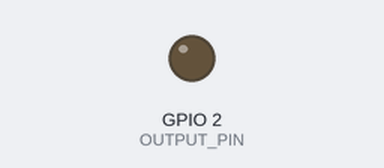
A sketch run on a simulated ESP8266 (NodeMCU). Shown: output pins drawn as LEDs (lit = HIGH). WiFi joins after 1.5 s; servers stay silent unless stated; what the sketch prints to the serial monitor is not drawn.

Above: at 1.6 s.
At 49.1 s:
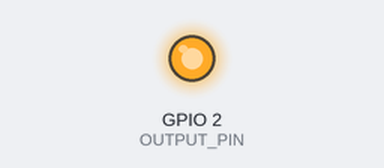
Timing chart, 0 to 99.6 s (numbered marks = the images above):
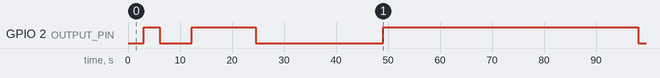

Measured:
- by itself, GPIO 2 (OUTPUT_PIN): goes HIGH 3.1 s, LOW 6.1 s, HIGH 12.3 s, LOW 24.5 s, HIGH 49.0 s, then LOW

The sketch:

ESPr_UDPUART_PPM.ino
```cpp
// Wi-Fi または UART を利用して ESPWROOM にプロポ信号を送信し
// ESPWROOM から　FUTABA T10J にトレーナーコード経由でPPMを送るためのプログラム
// arduino の設定は
// http://trac.switch-science.com/wiki/esp_dev_arduino_ide
// CPU Frequency を 160 MHzにしないとFCにPPMを送れない．
// Arduino IDEの環境設定のほうもCPU Frequency を 160 MHz
// PPM は　Down pulse
#include <Arduino.h>
#include <ESP8266WiFi.h> //https://github.com/esp8266/Arduino
#include <WiFiUDP.h>
#define CPU_FRE 160 // CPUクロック周波数 [MHz]
#include <math.h>
uint8_t i;
unsigned int droneNumber = 252; //機体番号を入力
#define SIGNAL_TIMEOUT 200000 //[us] Matlabと通信が切断されてから信号がリセットされるまでの時間

/////////////////// WiFi関係 ////////////////////
// ESPrのIPアドレスの設定
// const char *ssid = "ACSLexperimentWiFi";
// const char *password = "wifi-acsl-mse";
const char *ssid = "aterm-b3cabe-g";
const char *password = "1ddd2634b2f3e";
IPAddress myIP(192, 168, 1, droneNumber); // 機体により下番号変更

IPAddress gateway(192, 168, 1, 1); // PCが接続されているネットワークのゲートウェイのIPアドレスを入力する（MATLABのPCのIP）
const int my_udp_port = 8000;       //開放する自ポート
IPAddress subnet(255, 255, 255, 0);

WiFiUDP udp;

boolean connected = false;
volatile unsigned long last_received_time; // 最後に信号を受信した時間[us]を格納
/////////////////// PPM関係 ////////////////////
char packetBuffer[255];
#define TOTAL_INPUT 4 // number of input channels
#define TOTAL_CH 8    // number of channels
// https://create-it-myself.com/research/study-ppm-spec/
#define PPM_PERIOD 22500   // PPM信号の周期  [us] = 22.5 [ms] // オシロスコープでプロポ信号を計測した結果：上のリンク情報とも合致
#define TIME_LOW 400       // PPM信号 LOW時の幅　 // 同上 Futaba はこちら
#define TIME_HIGH_MIN 0    // PPM幅の最小 [us] : MATLAB側のプログラムを変えないように最後に100を足すようにしている
#define TIME_HIGH_MAX 1000 // PPM幅の最大 [us] : MATLAB側のプログラムを変えないように最後に100を足すようにしている

#define CH_MIN 0       // PPM幅の最小 [us]
#define CH_NEUTRAL 500 // PPM幅の中間 [us]
#define CH_MAX 1000    // PPM幅の最大 [us]

#define CH_OFFSET 600 // 共通オフセット値


//（特にroll入力が他の値が増加することで必要なoffset値が一度変化するので、AUX5をMAX値にしておくことで変化した後の値で一定にした。）
volatile uint16_t TOTAL_CH_OFFSET = 0; // CH_OFFSETの合計
volatile uint8_t n_ch = TOTAL_CH;      // 現在の chを保存
volatile uint16_t pw[TOTAL_CH];        // ch毎のパルス幅を保存
volatile uint16_t phw[TOTAL_CH];       // PPM周期を保つため、Pulse_control内のみで使用
volatile uint16_t start_H = PPM_PERIOD;
volatile uint16_t start_Hh = PPM_PERIOD;
volatile uint16_t TOTAL_CH_W;

#define OUTPUT_PIN 2 // PPM出力のピン番号 加速度使うなら０

unsigned long t_now;

// マイクロ秒をクロック数に換算 (@CPU_FREMHz)
#define USEC2CLOCK(us) (us * CPU_FRE * 1L)

//*********** local functions  *************************//
void connectToWiFi() // ---- setup connection to wifi
{
  WiFi.begin(ssid, password);
  WiFi.config(myIP, gateway, subnet);
  Serial.println("start_connect");
  while (WiFi.status() != WL_CONNECTED)
  {
    delay(500);
    Serial.print(".");
  }
  Serial.println("CONNECTED!");

  Serial.println("WiFi connected");
  Serial.print("Local IP address: ");
  Serial.println(myIP);
  Serial.println(WiFi.localIP());
}

// 信号値をデフォルトに戻す関数
void setDefaultPulseWidth(){
  pw[0] = CH_NEUTRAL; // roll
  pw[1] = CH_NEUTRAL; // pitch
  pw[2] = CH_MIN;     // throttle
  pw[3] = CH_NEUTRAL; // yaw
  pw[4] = CH_MIN;     // AUX1
  pw[5] = CH_MIN;     // AUX2
  pw[6] = CH_MIN;     // AUX3
  pw[7] = CH_MIN;     // AUX4
  start_H = PPM_PERIOD - 8 * CH_OFFSET - 3 * CH_NEUTRAL - 9 * TIME_LOW;
}

void setupPPM() // ---------- setup ppm signal configuration
{
  pinMode(OUTPUT_PIN, OUTPUT);
  digitalWrite(OUTPUT_PIN, LOW);
  setDefaultPulseWidth();
  // CPUのクロック周波数でPPM信号を制御
  noInterrupts();
  timer0_isr_init();
  timer0_attachInterrupt(Pulse_control);                      // timer 終了時に呼び出す関数の登録
  timer0_write(ESP.getCycleCount() + USEC2CLOCK(PPM_PERIOD)); // 22.5 msec (CPU_FRE*10^6 == 1sec) : 次の割り込み時間を設定
  interrupts();
}


void receive() // ---------- loop function : receive signal by UDP
{
  // ch : 0 - 1000 is converted to 1000 - 2000 throttle on FC
  int len = 0;
  /////////////////// for UDP ////////////////////
  int packetSize = udp.parsePacket();
  if (packetSize){
    len = udp.read(packetBuffer, packetSize);
  }
  /////////////////// for UART ////////////////////
  else if (Serial.available() >= 2 * TOTAL_CH)
  {
    len = Serial.readBytes(packetBuffer, 2 * TOTAL_CH);
  }
  /////////////////// COMMON 信号値の格納 ////////////////////
  if (len > 0){
    last_received_time = micros();
    TOTAL_CH_W = 0;
    for (i = 0; i < TOTAL_CH; i++)
    {
      pw[i] = uint16_t(packetBuffer[i]) * 100 + uint16_t(packetBuffer[i + TOTAL_CH]);
      if (pw[i] < CH_MIN)
      {
        pw[i] = CH_MIN;
      }
      else if (pw[i] > CH_MAX)
      {
        pw[i] = CH_MAX;
      }

      TOTAL_CH_W += pw[i];
      /*Serial.print("pw[ ");
      Serial.print(i);
      Serial.print(" ]");
      Serial.println(pw[i]);*/
    }

    start_H = PPM_PERIOD - TOTAL_CH_W - 8 * CH_OFFSET - 9 * TIME_LOW; // 9 times LOW time in each PPM period
  /////////////////// for Failsafe ////////////////////
  }else if (micros() - last_received_time >= SIGNAL_TIMEOUT){
    setDefaultPulseWidth();
  }
}

void Pulse_control()
{
  t_now = ESP.getCycleCount(); // 現在の周波数のカウントを取得
  if (digitalRead(OUTPUT_PIN) == HIGH)
  {
    digitalWrite(OUTPUT_PIN, LOW);              // PPM -> LOW
    timer0_write(t_now + USEC2CLOCK(TIME_LOW)); // 次の割込み時間を指定
    // Serial.println(TIME_LOW);
  }
  else if (n_ch == TOTAL_CH)
  {
    n_ch = 0;
    start_Hh = start_H;
    for (i = 0; i < TOTAL_CH; i++) // PPM 1周期を22.5 msに保つため、途中で変更されたものには対応しない
    {
      phw[i] = pw[i];
    }
    digitalWrite(OUTPUT_PIN, HIGH);             // PPM -> HIGH
    timer0_write(t_now + USEC2CLOCK(start_Hh)); // start 判定の H 時間待つ
    // Serial.println(start_Hh);
  }
  else
  {
    digitalWrite(OUTPUT_PIN, HIGH);                            // PPM -> HIGH
    timer0_write(t_now + USEC2CLOCK((phw[n_ch] + CH_OFFSET))); // 時間を指定
    // Serial.print(phw[n_ch]);
    // Serial.print(" + ");
    // Serial.println(CH_OFFSET);
    n_ch++;
  }
}

// ==================================================================
void setup()
{
  Serial.begin(115200);
  connectToWiFi();
  udp.begin(my_udp_port);

  /////////////////// PPM関係 ////////////////////
  setupPPM();
  last_received_time = micros();
}

void loop()
{
  receive();
}
```
